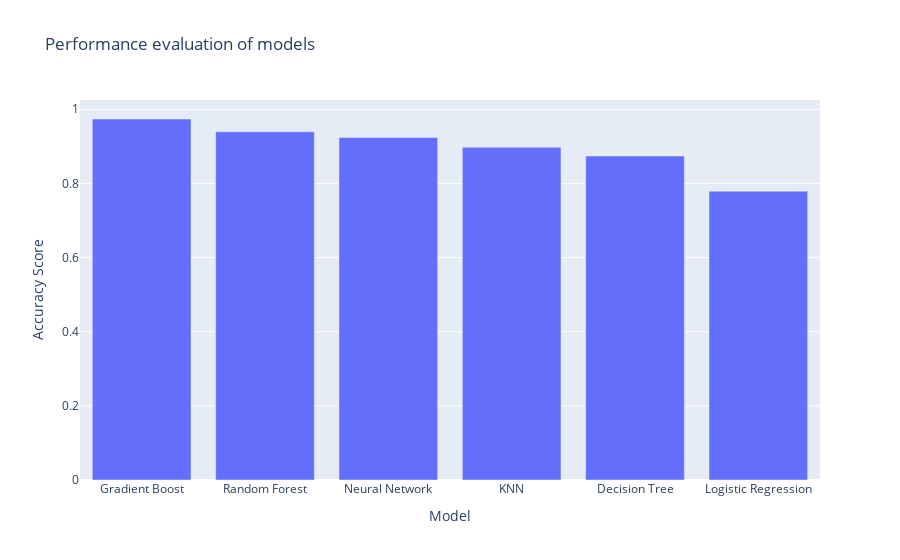

The code cell stored with this chart in its notebook:
### Markdown cell above
# MODEL EVALUATION
- Performance of the models are plotted using bar plot and arranged in the descending order of performance.
  - Gradient Boosting is the most accurate model producing 98% accuracy which is great.
  - Ensemble learning algorithms such as Gradient Boosting and Random forest performed exceptionally well in predicting the stroke followed by Neural network

### Code cell
# Model Evaluation
model_evaluation(XGB,RFC,NN,KNNS,DTC,LR)

### Figure 1 — Plotly figure (JSON) as saved in the notebook; plotly's stock layout.template omitted (floating-point values rounded to 4 significant figures)
{"data": [{"type": "bar", "x": ["Gradient Boost", "Random Forest", "Neural Network", "KNN", "Decision Tree", "Logistic Regression"], "y": [0.9738, 0.9393, 0.9238, 0.8975, 0.8738, 0.7792]}], "layout": {"title": {"text": "Performance evaluation of models"}, "xaxis": {"title": {"text": "Model"}}, "yaxis": {"title": {"text": "Accuracy Score"}}}}
